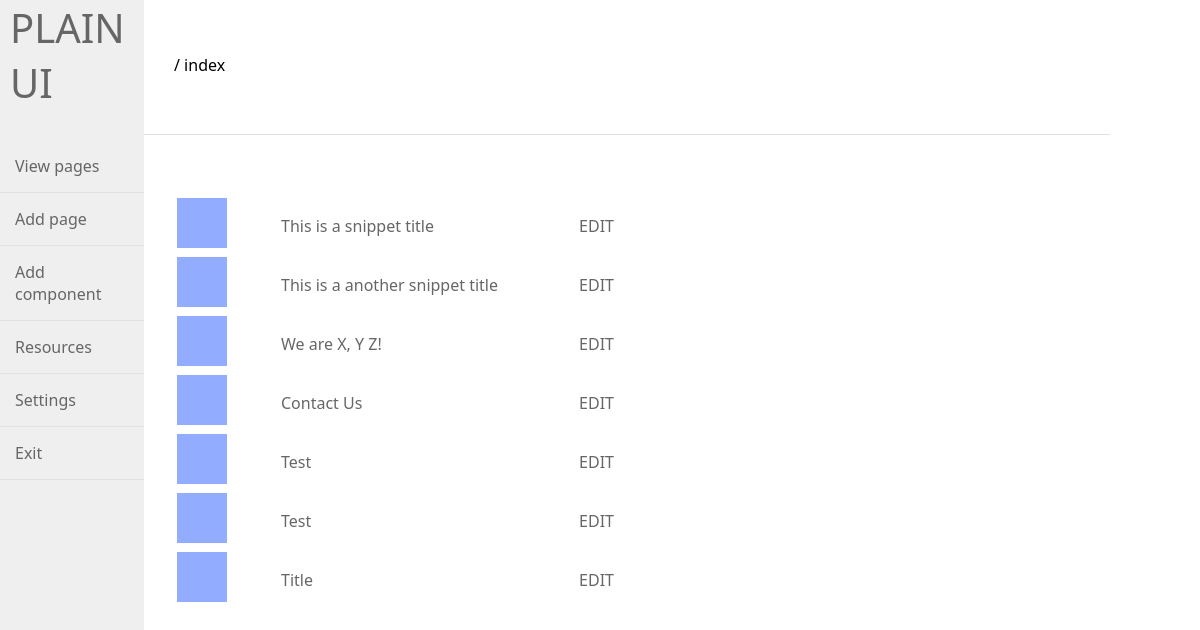
/index.php (signed in), run on an earlier commit of the app's database.
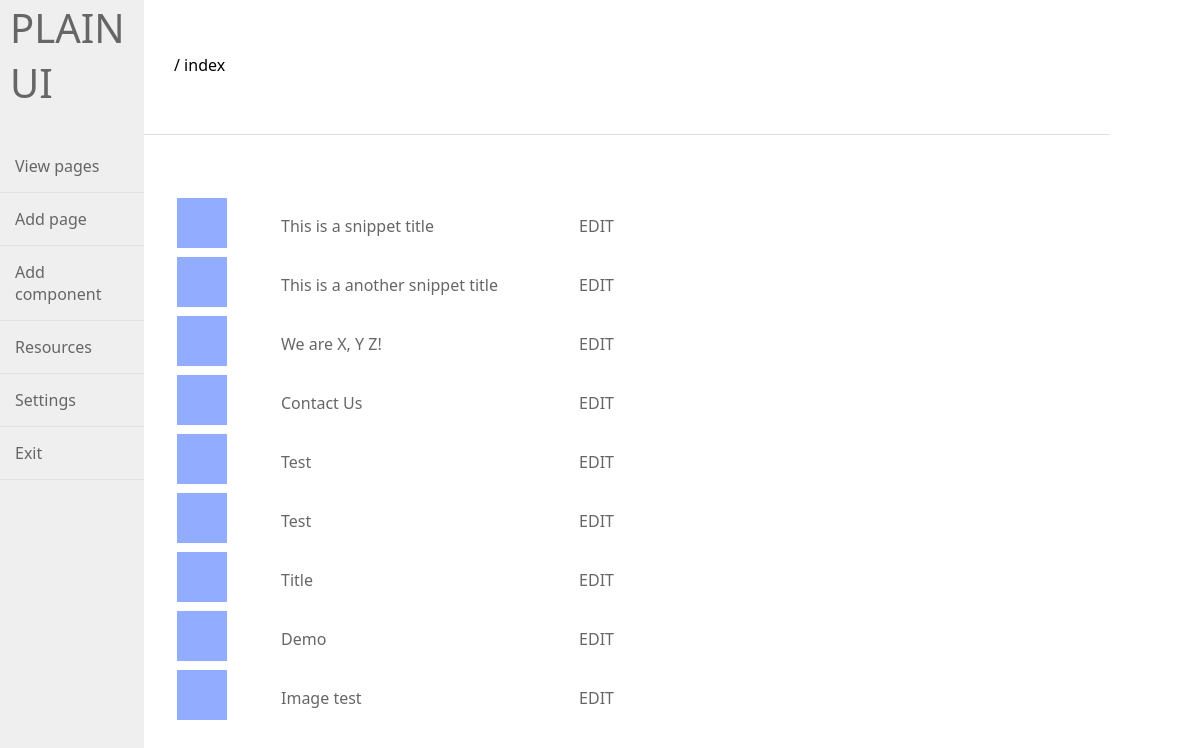
And on a later commit of the database.
### tables this page shows
CREATE TABLE `components` (
  `id` int(11) NOT NULL,
  `pid` int(11) NOT NULL,
  `component_title` tinytext NOT NULL,
  `component_text` longtext NOT NULL,
  `component_image` varchar(255) NOT NULL
);

### resources/PHP/Class.DB.php (called while the page is built, shortened)
<?php
class DB {
	private static $instance;
	private $connection;
	private function __construct() {
		$this->connection = new mysqli(HOST,USERNAME,PASSWORD,DATABASE);
		$this->connection->set_charset(CHARSET);
	}
	public static function init() {
		if(is_null(self::$instance)) {
			self::$instance = new DB();
		}
		return self::$instance;
	}
	public function __call($name, $args){
		if(method_exists($this->connection, $name)) {
			 return call_user_func_array(array($this->connection, $name), $args);
		} else {
			 trigger_error('Unknown Method ' . $name . '()', E_USER_WARNING);
			 return false;
		}
	}
}
class sql {
	protected $database;
	public function __construct() {
		$this->database = DB::init();
	}
	public function q($sql) {
		return $this->database->query($sql);
	}
	public function query($sql) {
		$req = $this->q($sql);
		for ($set = array (); $row = $req->fetch_assoc(); $set[] = $row);
		return $set;
	}
	public function intcast($int) {
		if($int >=0) {
			$int = intval($int);
			$int = (int)$int;
		}
		return (int)$int;
	}
	public function clean($string,$method='') {
		$data = '';
		switch($method) {
			case 'num':
				$data =  preg_replace('/[0-9]+/','', $string);
			break;
			}
		return $data;
	}
}
?>

### index.php (the view, shortened to what this page needs)
<?php
	include("resources/PHP/Class.DB.php");
	include("core/Cryptography.php");
	$cryptography = new Cryptography;
	$db = new sql();
	if(isset($_SESSION['token'])) {
		$token = $_SESSION['token'];
	} else {
		$token = $cryptography->getToken();
		$_SESSION['token'] = $token;
	}
	if(!isset($_SESSION['uuid'])) {
		$token  = $cryptography->uniqueID();
		$token .= $cryptography->uniqueID();
		$token .= $cryptography->uniqueID();
		$token .= $cryptography->uniqueID();
		$_SESSION['uuid'] = $token;
	} else {
		$token = $_SESSION['uuid'];
	}
	$result = $db->query("SELECT * FROM components");
?>
<!DOCTYPE html>
<html>
<head>
<?php include("core/Meta.php");?>
</head>
<body>
<div class="container">
	<header class="header">
	<?php include("core/Navigation.php");?>
	</header>
	<nav class="nav">
	/ index
	</nav>
	<article class="main">
	<table rowspan="" width="100%">
	<?php
	for($i=0;$i<count($result);$i++){
		if($result[$i]["component_image"] !='') {
			$image = str_replace('../','',$result[$i]["component_image"]);
			} else {
			$image = "resources/images/thumb.png";
		}
	?>
		<tr>
		<td width="100"><img src="<?php echo $image;?>" width="50"/></td>
		<td><a href="<?php echo SITE;?>components/edit/<?php echo $db->intcast($result[$i]['id']);?>/"><?php echo $result[$i]['component_title'];?></a></td>
		<td><a href="<?php echo SITE;?>components/edit/<?php echo $db->intcast($result[$i]['pid']);?>/">EDIT</a></td>
		<td width="500"></td>
		</tr>
	<?php
	}
	?>
	</table>
	</article>
</div>
</body>
</html>

### core/Meta.php (shortened to what this page needs)
<link rel="stylesheet" href="<?php echo SITE;?>assets/css/tokens.css" />

### core/Navigation.php
<h1><a href="<?php echo SITE;?>index.php">PLAIN UI</a></h1>
<ul class="navigate">
<li><a href="<?php echo SITE;?>pages/">View pages</a></li>
<li><a href="<?php echo SITE;?>pages/add/">Add page</a></li>
<li><a href="<?php echo SITE;?>components/add/">Add component</a></li>
<li><a href="<?php echo SITE;?>resources/">Resources</a></li>
<li><a href="<?php echo SITE;?>settings/">Settings</a></li>
<li><a href="<?php echo SITE;?>logout/<?php echo $token;?>/">Exit</a></li>
</ul>

### assets/css/tokens.css (style rules this page uses)
:root { --backdrop: #fff; --flower-red: #e23241; --flower-fuchsia: #bf045b; --flower-pink: #d95555; --flower-creme: #d98d62; --petal-yellow: #fce27d; --red: #b42d40; --lightred: #ff9c9c; --green: #14cc00; --lightgreen: #cbd187; --blue: #2d73b4; --lightblue: #9ccfff; --magenta: #9933cc; --lightmagenta: #f3c5fd; --black: #000000; --lightblack: #666666; --white: #ffffff; --lightwhite: #fffdf5; --grey: #b1b1b1; --lightgrey: #e2e2e2; --transparent: rgba(0, 0, 0, 0); --font-family: "Segoe UI", "Cantarell", sans-serif; --font-family-input: "Cantarell", sans-serif; --fontsize-small: 14px; --fontsize-medium: 24px; --fontsize-large: 32px; --fontsize-xlarge: 40px; --fontweight-normal: normal; --fontweight-bold: bold; --spacing-small: 5px; --spacing-medium: 10px; --spacing-large: 20px; --spacing-xlarge: 30px; --shadow-small: 0 1px 1px 0 rgba(0,0,0,0.12), 0 2px 1px -1px rgba(0,0,0,0.12), 0 1px 3px 0 rgba(0,0,0,0.20); --shadow-medium: 0 3px 4px 0 rgba(0,0,0,0.12), 0 3px 3px -2px rgba(0,0,0,0.12), 0 1px 8px 0 rgba(0,0,0,0.20); --shadow-large: 0 6px 10px 0 rgba(0,0,0,0.12), 0 1px 18px 0 rgba(0,0,0,0.12), 0 3px 5px -1px rgba(0,0,0,0.20); --viewwidth-small: 10vw; --viewwidth-medium: 20vw; --viewwidth-large: 50vw; --viewwidth-xlarge: 100vw; }
* { font-family: var(--font-family); }
html, body { padding: 0px; margin: 0px; }
h1, h2, h3, h4, h5, h6 { font-family: var(--font-family); margin: 0em; padding: 0em; }
h1 { font-weight: 100; font-size: var(--fontsize-xlarge); margin-bottom: var(--spacing-xlarge); }
body { background-color: #ffffff; margin: 0; padding: 0; }
.container { width: 100%; overflow: hidden; position: relative; }
.header { background-color: #efefef; height: 100vh; width: 12%; float: left; display: inline-block; }
.nav { background-color: rgba(0, 0, 0, 0); height: 134px; line-height: 130px; width: 78%; padding-left: var(--spacing-xlarge); float: left; display: block; border-bottom: 1px solid var(--lightgrey); }
.main { background-color: rgba(0, 0, 0, 0); width: 80%; float: left; display: block; margin-top: var(--spacing-xlarge); }
.header h1 { padding-left: 0px; margin-left: 10px; }
ul.navigate { list-style:none; margin: 0px; padding: 0px; }
ul.navigate li { border-bottom: 1px solid var(--lightgrey); padding-left: var(--spacing-xlarge); padding: 15px; }
ul.navigate li a { text-decoration: none; color: #666; }
a:link, a:visited { text-decoration: none; color: #666; }
h1 { margin-left: var(--spacing-xlarge); }
table { margin: var(--spacing-xlarge); }

What changed in the data, as far as the page shows it:
added components: component_image (picture), component_title "Demo"
added components: component_image (picture), component_title "Image test"
